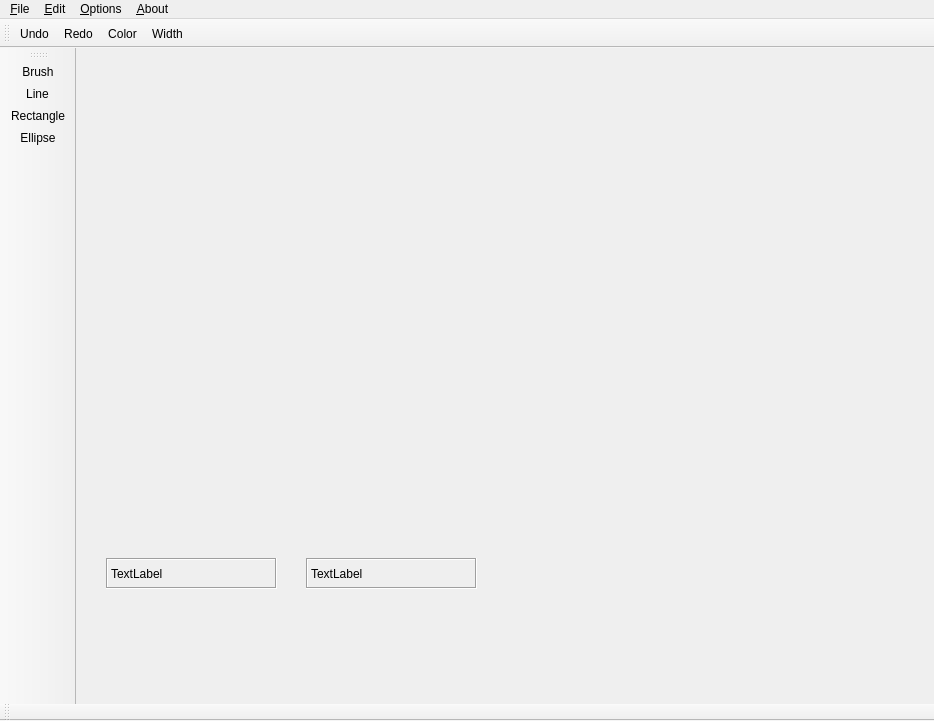
<?xml version="1.0" encoding="UTF-8"?>
<ui version="4.0">
 <class>MainWindow</class>
 <widget class="QMainWindow" name="MainWindow">
  <property name="geometry">
   <rect>
    <x>0</x>
    <y>0</y>
    <width>934</width>
    <height>721</height>
   </rect>
  </property>
  <property name="windowTitle">
   <string>MainWindow</string>
  </property>
  <widget class="QWidget" name="centralWidget">
   <widget class="QLabel" name="mouse_press_event">
    <property name="geometry">
     <rect>
      <x>30</x>
      <y>510</y>
      <width>171</width>
      <height>31</height>
     </rect>
    </property>
    <property name="frameShape">
     <enum>QFrame::Box</enum>
    </property>
    <property name="frameShadow">
     <enum>QFrame::Sunken</enum>
    </property>
    <property name="text">
     <string>TextLabel</string>
    </property>
   </widget>
   <widget class="QLabel" name="mouse_release_event_">
    <property name="geometry">
     <rect>
      <x>230</x>
      <y>510</y>
      <width>171</width>
      <height>31</height>
     </rect>
    </property>
    <property name="frameShape">
     <enum>QFrame::Box</enum>
    </property>
    <property name="frameShadow">
     <enum>QFrame::Sunken</enum>
    </property>
    <property name="text">
     <string>TextLabel</string>
    </property>
   </widget>
  </widget>
  <widget class="QMenuBar" name="menuBar">
   <property name="geometry">
    <rect>
     <x>0</x>
     <y>0</y>
     <width>934</width>
     <height>21</height>
    </rect>
   </property>
   <widget class="QMenu" name="menuFile">
    <property name="title">
     <string>&amp;File</string>
    </property>
    <addaction name="actionClear"/>
    <addaction name="actionSave"/>
    <addaction name="actionExit"/>
   </widget>
   <widget class="QMenu" name="menuOptions">
    <property name="title">
     <string>&amp;Edit</string>
    </property>
    <addaction name="actionUndo"/>
    <addaction name="actionRedo"/>
   </widget>
   <widget class="QMenu" name="menuAbout">
    <property name="title">
     <string>&amp;About</string>
    </property>
    <addaction name="actionInfo"/>
   </widget>
   <widget class="QMenu" name="menuOptions_2">
    <property name="title">
     <string>&amp;Options</string>
    </property>
    <widget class="QMenu" name="menuBrush_Settings">
     <property name="title">
      <string>&amp;Brush Settings</string>
     </property>
     <addaction name="actionColor"/>
     <addaction name="actionWidth"/>
    </widget>
    <widget class="QMenu" name="menuChoose_Shape">
     <property name="title">
      <string>&amp;Choose Shape</string>
     </property>
     <addaction name="actionBrush"/>
     <addaction name="actionLine"/>
     <addaction name="actionRectangle"/>
     <addaction name="actionEllipse"/>
    </widget>
    <widget class="QMenu" name="menuType_Here">
     <property name="title">
      <string>Type Here</string>
     </property>
    </widget>
    <addaction name="menuBrush_Settings"/>
    <addaction name="menuChoose_Shape"/>
    <addaction name="action_Sort"/>
    <addaction name="action_Search"/>
    <addaction name="menuType_Here"/>
   </widget>
   <addaction name="menuFile"/>
   <addaction name="menuOptions"/>
   <addaction name="menuOptions_2"/>
   <addaction name="menuAbout"/>
  </widget>
  <widget class="QToolBar" name="mainToolBar">
   <attribute name="toolBarArea">
    <enum>LeftToolBarArea</enum>
   </attribute>
   <attribute name="toolBarBreak">
    <bool>false</bool>
   </attribute>
   <addaction name="actionBrush"/>
   <addaction name="actionLine"/>
   <addaction name="actionRectangle"/>
   <addaction name="actionEllipse"/>
  </widget>
  <widget class="QToolBar" name="toolBar">
   <property name="windowTitle">
    <string>toolBar</string>
   </property>
   <attribute name="toolBarArea">
    <enum>BottomToolBarArea</enum>
   </attribute>
   <attribute name="toolBarBreak">
    <bool>false</bool>
   </attribute>
  </widget>
  <widget class="QToolBar" name="toolBar_2">
   <property name="windowTitle">
    <string>toolBar_2</string>
   </property>
   <attribute name="toolBarArea">
    <enum>TopToolBarArea</enum>
   </attribute>
   <attribute name="toolBarBreak">
    <bool>false</bool>
   </attribute>
   <addaction name="actionUndo"/>
   <addaction name="actionRedo"/>
   <addaction name="actionColor"/>
   <addaction name="actionWidth"/>
  </widget>
  <action name="actionClear">
   <property name="icon">
    <iconset resource="res.qrc">
     <normaloff>:/resource/clear.png</normaloff>:/resource/clear.png</iconset>
   </property>
   <property name="text">
    <string>&amp;Clear</string>
   </property>
  </action>
  <action name="actionExit">
   <property name="text">
    <string>&amp;Exit</string>
   </property>
  </action>
  <action name="actionUndo">
   <property name="icon">
    <iconset resource="res.qrc">
     <normaloff>:/resource/undo.png</normaloff>:/resource/undo.png</iconset>
   </property>
   <property name="text">
    <string>&amp;Undo</string>
   </property>
   <property name="shortcut">
    <string>Ctrl+Z</string>
   </property>
  </action>
  <action name="actionRedo">
   <property name="icon">
    <iconset resource="res.qrc">
     <normaloff>:/resource/redo.png</normaloff>:/resource/redo.png</iconset>
   </property>
   <property name="text">
    <string>&amp;Redo</string>
   </property>
   <property name="shortcut">
    <string>Ctrl+R</string>
   </property>
  </action>
  <action name="actionSave">
   <property name="icon">
    <iconset resource="res.qrc">
     <normaloff>:/resource/save.png</normaloff>:/resource/save.png</iconset>
   </property>
   <property name="text">
    <string>&amp;Save As</string>
   </property>
   <property name="shortcut">
    <string>Ctrl+S</string>
   </property>
  </action>
  <action name="actionBrush">
   <property name="icon">
    <iconset resource="res.qrc">
     <normaloff>:/resource/brush.png</normaloff>:/resource/brush.png</iconset>
   </property>
   <property name="text">
    <string>&amp;Brush</string>
   </property>
  </action>
  <action name="actionLine">
   <property name="icon">
    <iconset resource="res.qrc">
     <normaloff>:/resource/line.png</normaloff>:/resource/line.png</iconset>
   </property>
   <property name="text">
    <string>&amp;Line</string>
   </property>
  </action>
  <action name="actionRectangle">
   <property name="icon">
    <iconset resource="res.qrc">
     <normaloff>:/resource/rect.png</normaloff>:/resource/rect.png</iconset>
   </property>
   <property name="text">
    <string>&amp;Rectangle</string>
   </property>
  </action>
  <action name="actionEllipse">
   <property name="icon">
    <iconset resource="res.qrc">
     <normaloff>:/resource/circle.png</normaloff>:/resource/circle.png</iconset>
   </property>
   <property name="text">
    <string>&amp;Ellipse</string>
   </property>
  </action>
  <action name="actionColor">
   <property name="icon">
    <iconset resource="res.qrc">
     <normaloff>:/resource/palette.png</normaloff>:/resource/palette.png</iconset>
   </property>
   <property name="text">
    <string>&amp;Color</string>
   </property>
   <property name="toolTip">
    <string>Select color to draw</string>
   </property>
  </action>
  <action name="actionWidth">
   <property name="icon">
    <iconset resource="res.qrc">
     <normaloff>:/resource/width.png</normaloff>:/resource/width.png</iconset>
   </property>
   <property name="text">
    <string>&amp;Width</string>
   </property>
   <property name="toolTip">
    <string>Set line width</string>
   </property>
  </action>
  <action name="actionInfo">
   <property name="icon">
    <iconset resource="res.qrc">
     <normaloff>:/resource/info.png</normaloff>:/resource/info.png</iconset>
   </property>
   <property name="text">
    <string>&amp;Info</string>
   </property>
  </action>
  <action name="action_Search">
   <property name="text">
    <string>&amp;Search</string>
   </property>
   <property name="toolTip">
    <string>Search</string>
   </property>
   <property name="shortcut">
    <string>Ctrl+F</string>
   </property>
  </action>
  <action name="action_Sort">
   <property name="text">
    <string>&amp;Sort</string>
   </property>
   <property name="toolTip">
    <string>Sort</string>
   </property>
   <property name="shortcut">
    <string>Ctrl+R</string>
   </property>
  </action>
 </widget>
 <layoutdefault spacing="6" margin="11"/>
 <resources>
  <include location="res.qrc"/>
 </resources>
 <connections/>
</ui>
